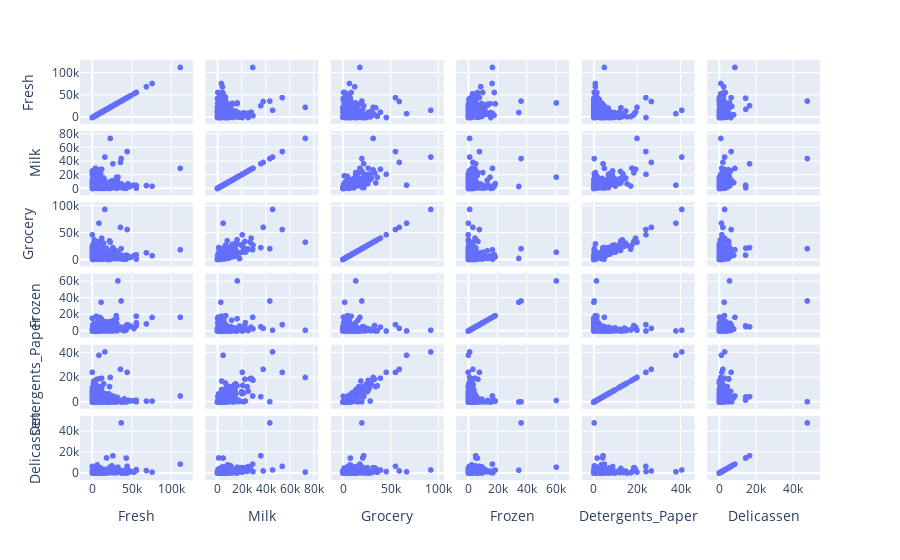

Notebook code cell kept with this figure:
### Markdown cell above
---
### 6.1.2 All Features Shall be Equal
As we can see from the descriptive statistics above, the features have very different standard deviations (hence, variances). This can cause problems with models that use Euclidean distnaces such as our Kmeans method. We can see this problem by looking at how one point form our data is assigned to one of two randomly chosen centroids.

### Code cell
import plotly.express as px

fig = px.scatter_matrix(X)

fig.show()

### Figure 1 — Plotly figure (JSON) as saved in the notebook; plotly's stock layout.template omitted (floating-point values rounded to 4 significant figures; data arrays with more than 128 entries replaced by an {"elided": "..."} marker saying what was removed)
{"data": [{"dimensions": [{"axis": {"matches": true}, "label": "Fresh", "values": {"elided": "440 int values"}}, {"axis": {"matches": true}, "label": "Milk", "values": {"elided": "440 int values"}}, {"axis": {"matches": true}, "label": "Grocery", "values": {"elided": "440 int values"}}, {"axis": {"matches": true}, "label": "Frozen", "values": {"elided": "440 int values"}}, {"axis": {"matches": true}, "label": "Detergents_Paper", "values": {"elided": "440 int values"}}, {"axis": {"matches": true}, "label": "Delicassen", "values": {"elided": "440 int values"}}], "hoverlabel": {"namelength": 0}, "hovertemplate": "%{xaxis.title.text}=%{x}<br>%{yaxis.title.text}=%{y}", "legendgroup": "", "marker": {"color": "#636efa", "symbol": "circle"}, "name": "", "showlegend": false, "type": "splom"}], "layout": {"dragmode": "select", "legend": {"tracegroupgap": 0}, "margin": {"t": 60}}}
